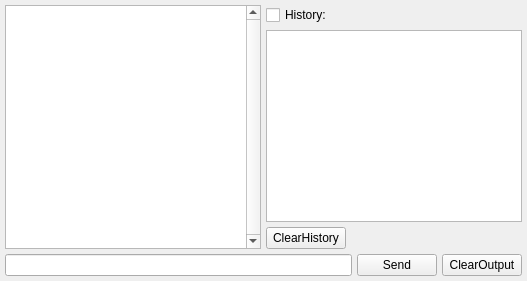
      <widget class="QWidget" name="rawTab">
       <attribute name="title">
        <string>RawCommand</string>
       </attribute>
       <layout class="QVBoxLayout" name="verticalLayout_4">
        <property name="spacing">
         <number>5</number>
        </property>
        <property name="leftMargin">
         <number>5</number>
        </property>
        <property name="topMargin">
         <number>5</number>
        </property>
        <property name="rightMargin">
         <number>5</number>
        </property>
        <property name="bottomMargin">
         <number>5</number>
        </property>
        <item>
         <layout class="QHBoxLayout" name="horizontalLayout_6">
          <item>
           <widget class="QPlainTextEdit" name="Raw_outputEdit">
            <property name="sizePolicy">
             <sizepolicy hsizetype="Expanding" vsizetype="Expanding">
              <horstretch>2</horstretch>
              <verstretch>0</verstretch>
             </sizepolicy>
            </property>
            <property name="verticalScrollBarPolicy">
             <enum>Qt::ScrollBarPolicy::ScrollBarAlwaysOn</enum>
            </property>
            <property name="sizeAdjustPolicy">
             <enum>QAbstractScrollArea::SizeAdjustPolicy::AdjustIgnored</enum>
            </property>
            <property name="readOnly">
             <bool>true</bool>
            </property>
           </widget>
          </item>
          <item>
           <layout class="QVBoxLayout" name="verticalLayout_3">
            <item>
             <widget class="QCheckBox" name="Raw_CMDHistoryBox">
              <property name="layoutDirection">
               <enum>Qt::LayoutDirection::LeftToRight</enum>
              </property>
              <property name="text">
               <string>History:</string>
              </property>
              <property name="tristate">
               <bool>false</bool>
              </property>
             </widget>
            </item>
            <item>
             <widget class="QListWidget" name="Raw_CMDHistoryWidget">
              <property name="sizePolicy">
               <sizepolicy hsizetype="Expanding" vsizetype="Expanding">
                <horstretch>1</horstretch>
                <verstretch>0</verstretch>
               </sizepolicy>
              </property>
              <property name="contextMenuPolicy">
               <enum>Qt::ContextMenuPolicy::PreventContextMenu</enum>
              </property>
             </widget>
            </item>
            <item>
             <widget class="QPushButton" name="Raw_clearHistoryButton">
              <property name="sizePolicy">
               <sizepolicy hsizetype="Fixed" vsizetype="Fixed">
                <horstretch>0</horstretch>
                <verstretch>0</verstretch>
               </sizepolicy>
              </property>
              <property name="layoutDirection">
               <enum>Qt::LayoutDirection::LeftToRight</enum>
              </property>
              <property name="text">
               <string>ClearHistory</string>
              </property>
             </widget>
            </item>
           </layout>
          </item>
         </layout>
        </item>
        <item>
         <layout class="QHBoxLayout" name="horizontalLayout_3">
          <property name="sizeConstraint">
           <enum>QLayout::SizeConstraint::SetMaximumSize</enum>
          </property>
          <item>
           <widget class="QLineEdit" name="Raw_CMDEdit">
            <property name="clearButtonEnabled">
             <bool>true</bool>
            </property>
           </widget>
          </item>
          <item>
           <widget class="QPushButton" name="Raw_sendCMDButton">
            <property name="text">
             <string>Send</string>
            </property>
           </widget>
          </item>
          <item>
           <widget class="QPushButton" name="Raw_clearOutputButton">
            <property name="text">
             <string>ClearOutput</string>
            </property>
           </widget>
          </item>
         </layout>
        </item>
       </layout>
      </widget>
